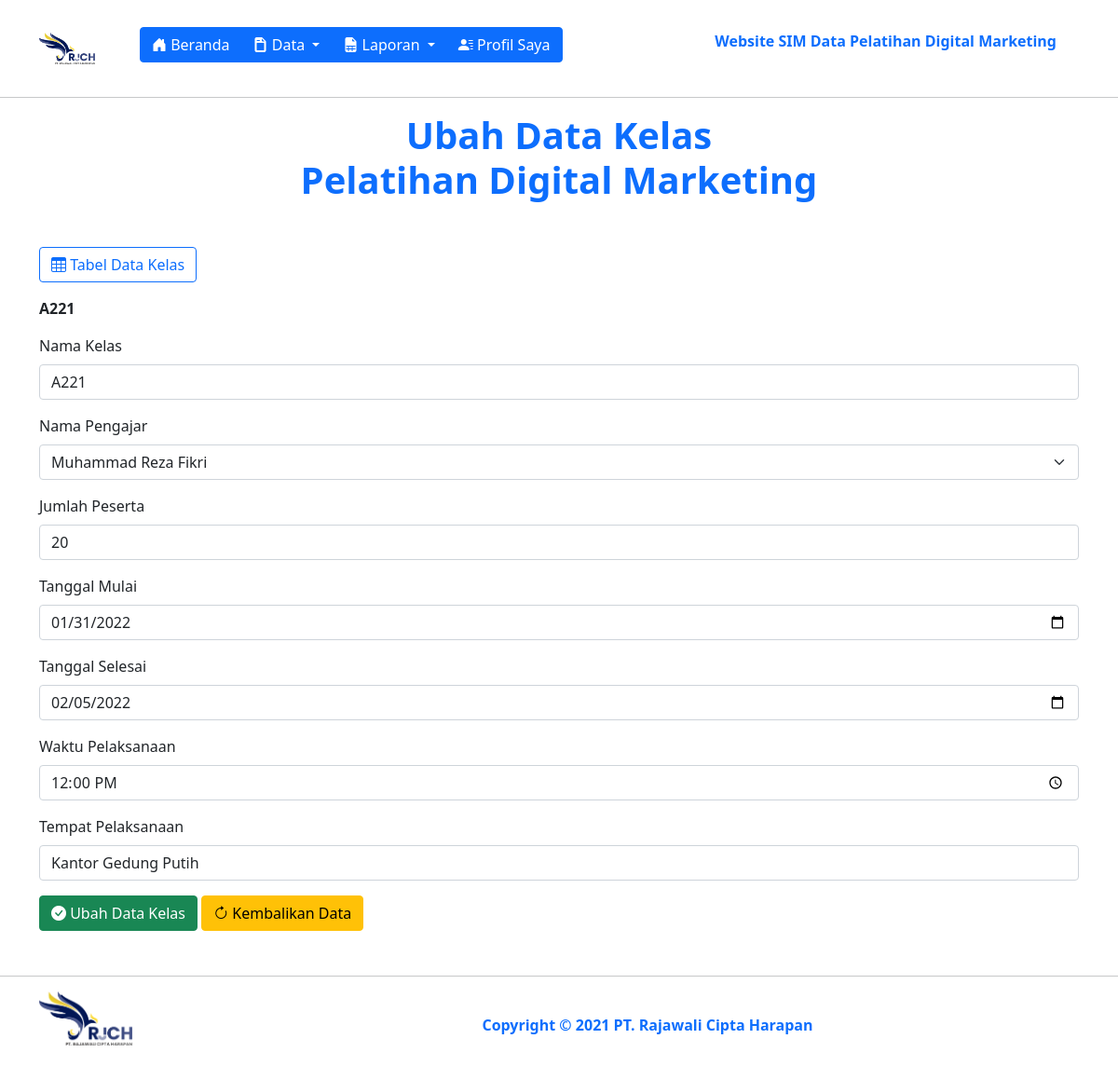
/data/user_admin/kelas/kelas_update.php?id_kelas=15 (signed in), run on the app's committed database.
### tables this page shows
CREATE TABLE `tb_kelas` (
  `id_kelas` int(11) NOT NULL,
  `nama_kelas` varchar(25) NOT NULL,
  `nama_pengajar` varchar(255) NOT NULL,
  `jumlah_peserta` int(2) NOT NULL DEFAULT 0,
  `tanggal_mulai` date NOT NULL,
  `tanggal_selesai` date NOT NULL,
  `waktu_pelaksanaan` time NOT NULL,
  `tempat_pelaksanaan` varchar(255) NOT NULL
);

### data/user_admin/kelas/kelas_functions.php (called while the page is built, shortened)
<?php
$conn = mysqli_connect("localhost", "root", "", "db_pelatihan_digital_marketing");
function queryTampilKelas($queryTampilKelas) {
  global $conn;
  $result = mysqli_query($conn, $queryTampilKelas);
  $rows = [];
  while ($row = mysqli_fetch_assoc($result)) {
    $rows[] = $row;
  }
  return $rows;
}
?>

### data/user_admin/kelas/kelas_update.php (the view, shortened to what this page needs)
<?php
require "kelas_functions.php";
$id_kelas = $_GET["id_kelas"];
$tb_kelas = queryTampilKelas("SELECT * FROM tb_kelas WHERE id_kelas = $id_kelas")[0];
?>
<!DOCTYPE html>
<html lang="en">
  <head>
    <link href="https://cdn.jsdelivr.net/npm/bootstrap@5.1.3/dist/css/bootstrap.min.css" rel="stylesheet" />
    <link rel="stylesheet" href="https://cdn.jsdelivr.net/npm/bootstrap-icons@1.7.2/font/bootstrap-icons.css">
  </head>
  <body>
    <section id="navbar">
      <nav class="navbar navbar-expand-lg navbar-light bg-white">
        <div class="container">
          <a href="https://rajawaliciptaharapan.com/" target="_blank">
            <img src="../../../src/img/logo-rjch-baru.png" width="60px" alt="PT. Rajawali Cipta Harapan" class="mt-3"/>
          </a>
          <div class="btn-group ms-5 mt-2" role="group" aria-label="Button group with nested dropdown">
            <a class="btn-group" href="../../../index-admin.php">
              <button type="button" class="btn btn-primary"><i class="bi bi-house-door-fill"></i> Beranda</button>
            </a>
            <div class="btn-group" role="group">
              <button id="btnGroupDrop1" type="button" class="btn btn-primary dropdown-toggle" data-bs-toggle="dropdown" aria-expanded="false">
              <i class="bi bi-file-earmark-post-fill"></i> Data
              </button>
            </div>
            <div class="btn-group" role="group">
              <button id="btnGroupDrop1" type="button" class="btn btn-primary dropdown-toggle" data-bs-toggle="dropdown" aria-expanded="false">
              <i class="bi bi-file-earmark-spreadsheet-fill"></i> Laporan
              </button>
            </div>
            <a class="btn-group" href="../profile_admin.php">
              <button type="button" class="btn btn-primary"><i class="bi bi-person-lines-fill"></i> Profil Saya</button>
            </a>
          </div>
          <ul class="navbar-nav ms-auto mb-2 mt-3 mb-lg-0">
            <li class="nav-item">
              <p class="nav-link fw-bold text-primary me-3 ">Website SIM Data Pelatihan Digital Marketing</p>
            </li>
          </ul>
        </div>
      </nav>
      <hr>
    </section>
    <section id="body">
      <div class="container">
        <h1 class="text-primary mb-5 text-center fw-bold">Ubah Data Kelas <br> Pelatihan Digital Marketing</h1>
        <div class="row mb-3">
          <div class="col-md-9">
            <a href="kelas_show.php">
              <button type="button" class="btn btn-outline-primary"><i class="bi bi-table"></i> Tabel Data Kelas</button>
            </a>
          </div>
        </div>
        <div class="row">
          <div class="col">
            <form method="post">
              <p class="fw-bold"><?= $tb_kelas["nama_kelas"] ?></p>
              <div class="mb-3">
                <label for="nama_kelas" class="form-label">Nama Kelas</label>
                <input type="text" class="form-control" id="nama_kelas" name="nama_kelas" value="<?= $tb_kelas["nama_kelas"]; ?>" required autocomplete="off">
              </div>
              <div class="mb-3">
                <label for="nama_pengajar" class="form-label">Nama Pengajar</label>
                <select class="form-select" name="nama_pengajar" id="nama_pengajar" required>
                  <option selected><?= $tb_kelas["nama_pengajar"]; ?></option>
                </select>
              </div>
              <div class="mb-3">
                <label for="jumlah_peserta" class="form-label">Jumlah Peserta</label>
                <input type="number" class="form-control" id="jumlah_peserta" name="jumlah_peserta" value="<?= $tb_kelas["jumlah_peserta"]; ?>" required autocomplete="off">
              </div>
              <div class="mb-3">
                <label for="tanggal_mulai" class="form-label">Tanggal Mulai</label>
                <input type="date" class="form-control" id="tanggal_mulai" name="tanggal_mulai" value="<?= $tb_kelas["tanggal_mulai"]; ?>" required autocomplete="off">
              </div>
              <div class="mb-3">
                <label for="tanggal_selesai" class="form-label">Tanggal Selesai</label>
                <input type="date" class="form-control" id="tanggal_selesai" name="tanggal_selesai" value="<?= $tb_kelas["tanggal_selesai"]; ?>" required autocomplete="off">
              </div>
              <div class="mb-3">
                <label for="waktu_pelaksanaan" class="form-label">Waktu Pelaksanaan</label>
                <input type="time" class="form-control" id="waktu_pelaksanaan" name="waktu_pelaksanaan" value="<?= $tb_kelas["waktu_pelaksanaan"]; ?>" required autocomplete="off">
              </div>
              <div class="mb-3">
                <label for="tempat_pelaksanaan" class="form-label">Tempat Pelaksanaan</label>
                <input type="text" class="form-control" id="tempat_pelaksanaan" name="tempat_pelaksanaan" value="<?= $tb_kelas["tempat_pelaksanaan"]; ?>" required autocomplete="off">
              </div>
              <button type="submit" name="submit" class="btn btn-success"><i class="bi bi-check-circle-fill"></i> Ubah Data Kelas</button>
              <button type="reset" name="reset" class="btn btn-warning"><i class="bi bi-arrow-clockwise"></i> Kembalikan Data</button>
            </form>
          </div>
        </div>
      </div>
    </section>
    <section class="footer mt-5 mb-3">
      <hr>
      <div class="container">
        <div class="row mt-3">
          <div class="col-md-2">
            <a href="https://rajawaliciptaharapan.com" target="_blank">
              <img src="../../../src/img/logo-rjch-baru.png" alt="PT Rajawali Cipta Harapan" width="100px">
            </a>
          </div>
          <div class="col-md-10 justify-content-center mt-4">
            <p class="text-center text-primary fw-bold">Copyright <span class="fw-bolder">&copy;</span> 2021 PT. Rajawali Cipta Harapan</p>
          </div>
        </div>
      </div>
    </section>
  </body>
</html>

### data/user_admin/kelas/kelas_update.php (style rules this page uses)
a { text-decoration: none; }

### data on the page
tb_kelas: nama_kelas "A221", nama_pengajar "Muhammad Reza Fikri", jumlah_peserta "20", tanggal_mulai "01/31/2022", tanggal_selesai "02/05/2022", waktu_pelaksanaan "12:00:00", tempat_pelaksanaan "Kantor Gedung Putih"
